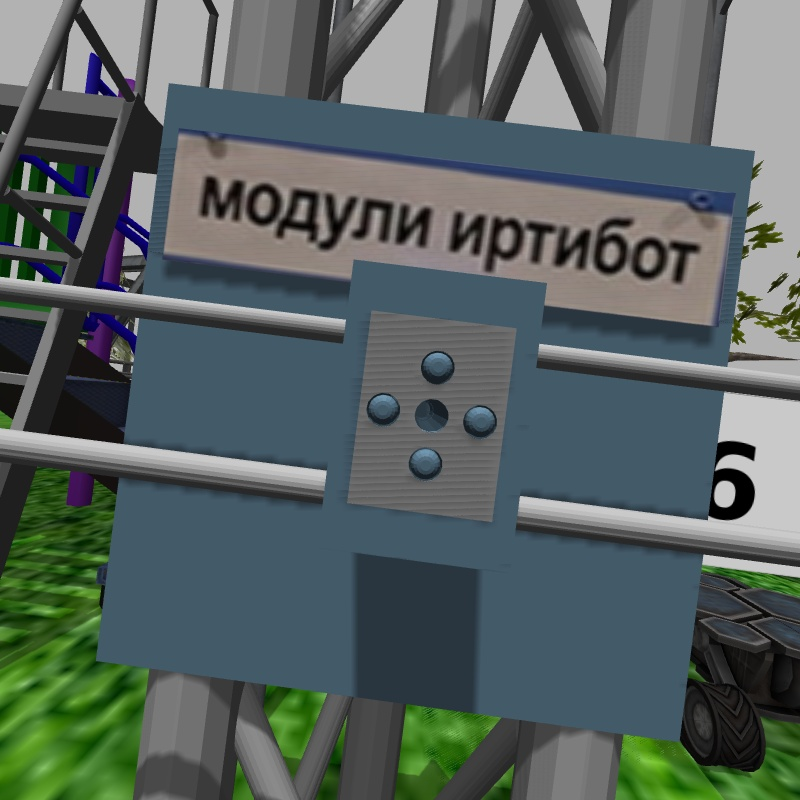
#> input picture cv_machax/5imgc7.jpg, 800 x 800 px
$ python module.py   (older library calls are emulated)
#> lines starting #> are read from the running program, lines starting #| are printed output that depends on the picture; after the words box and inside, x2 and y2 are one past the last pixel; in counts of white or black regions, pixels touching at a corner belong together
#> further down, img is the input picture: shape (800, 800, 3); mean B, G, R 95.2, 97.6, 85.6
import numpy as np
import cv2
from time import time as t

def detect(cv_img) :
	img=cv_img.copy()
	img_hsv=cv2.cvtColor(img,cv2.COLOR_BGR2HSV)
#> img_hsv: shape (800, 800, 3); mean H, S, V 56.2, 62.6, 104.8
	img_gray=cv2.cvtColor(img,cv2.COLOR_BGR2GRAY)

	b,g,r=np.rollaxis(img,2,0)
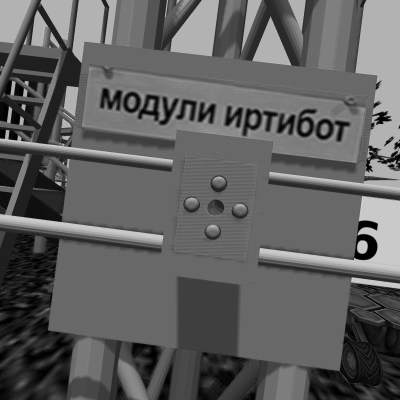
#> b: shape (800, 800) (shown at 1/2 size); min 0, max 229, mean 95.2
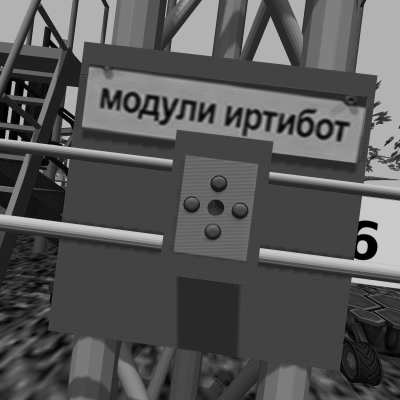
#> r: shape (800, 800) (shown at 1/2 size); min 0, max 208, mean 85.6
	h,s,v=np.rollaxis(img_hsv,2,0)
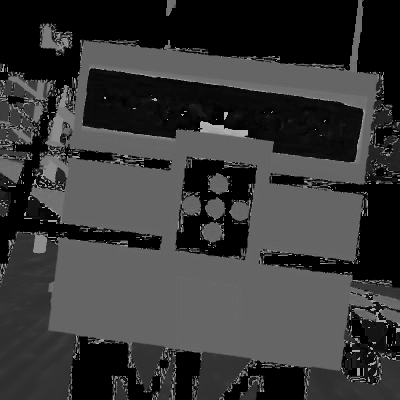
#> h: shape (800, 800) (shown at 1/2 size); min 0, max 178, mean 56.2
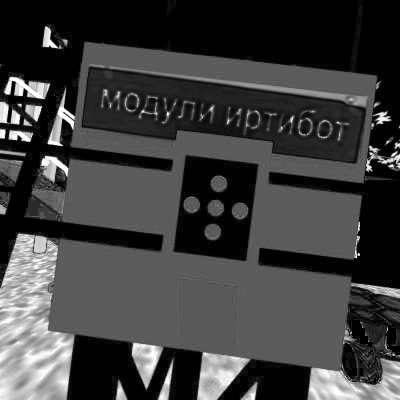
#> s: shape (800, 800) (shown at 1/2 size); min 0, max 255, mean 62.6
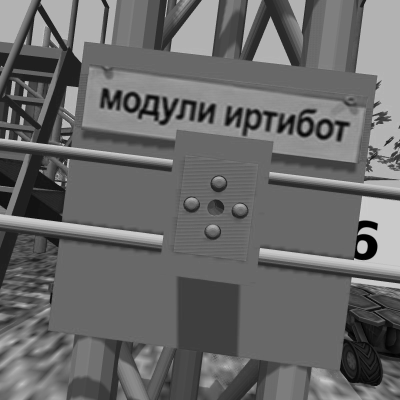
#> v: shape (800, 800) (shown at 1/2 size); min 0, max 229, mean 104.8


	mask_colour=((r-g)^2+(g-b)^2+(b-r)^2)<10
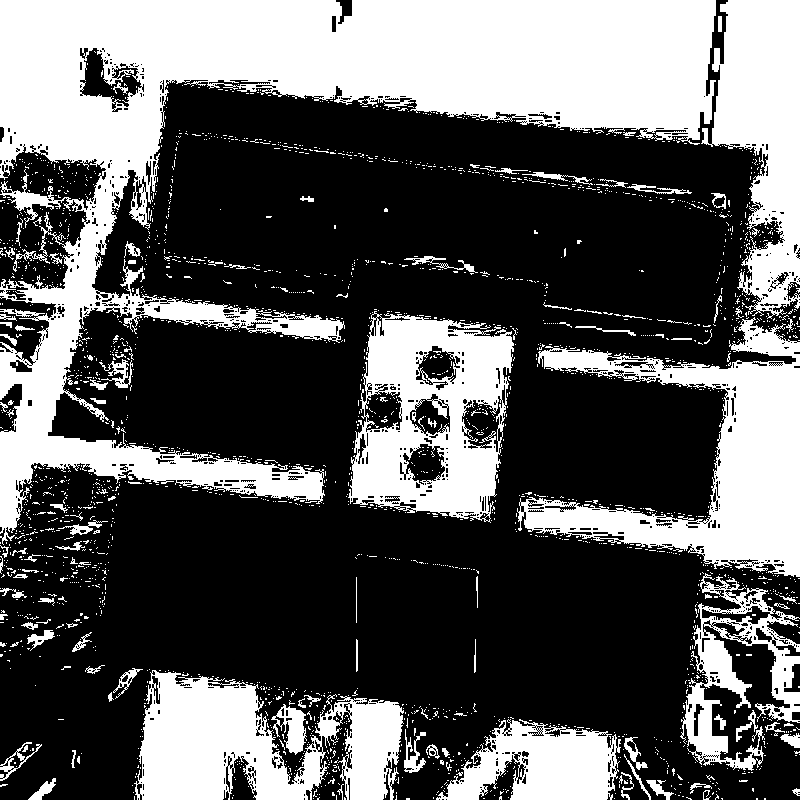
#> mask_colour: shape (800, 800) bool; 36.1% white; 2327 white regions (2214 under 20 px), largest, box (x1, y1, x2, y2) and area: (0, 0, 716, 545) 112582, (517, 317, 800, 577) 26794, (134, 670, 404, 800) 20863
	# mask_blue=(98<=h)*(h<=105)#*mask_colour
	# mask_blue=(mask_blue*255).astype(np.uint8)
	mask_colour=(mask_colour*255).astype(np.uint8)
#> mask_colour: shape (800, 800); 36.1% white; 2327 white regions (2214 under 20 px)
	# print(mask_blue.shape)
	_, contours, hierarchy= cv2.findContours(mask_colour,cv2.RETR_TREE,
	cv2.CHAIN_APPROX_SIMPLE)
#> contours = 3989 contours, 3650 with area under 20; largest, box (x1, y1, x2, y2) and area: (0, 0, 716, 545) 114577, (517, 317, 800, 577) 27421, (348, 311, 514, 523) 26357, (134, 670, 404, 800) 20894, (701, 0, 800, 319) 18338

	i=0
	# mask=np.zeros((800,800,3),np.uint8)
	mask=mask_colour.reshape((800,800,1))
	mask=np.repeat(mask,3,-1)
	print(mask.shape)
#| (800, 800, 3)
	for cnt in contours :
		if 1e3<cv2.contourArea(cnt)<1e5 :
			# cv2.drawContours(mask,[cnt],0,(0,255,0),3)
			hull=cv2.convexHull(cnt)
			# r=input()
			(x,y),(h,w),theta=cv2.minAreaRect(hull)
			# area=cv2.contourArea(hull)
			if 1.0*abs(h*w-cv2.contourArea(hull))/(h*w)<0.05:
				cv2.drawContours(mask,[hull],0,(0,255,0),3)
				# cv2.imshow('mask',mask)
				# cv2.waitKey(0)
				i+=1
#> this loop made 3989 passes
#> (x, y, h, w, theta, i) on pass 2218: (431.1, 415.6, 197.3, 148.6, -82.76, 1)
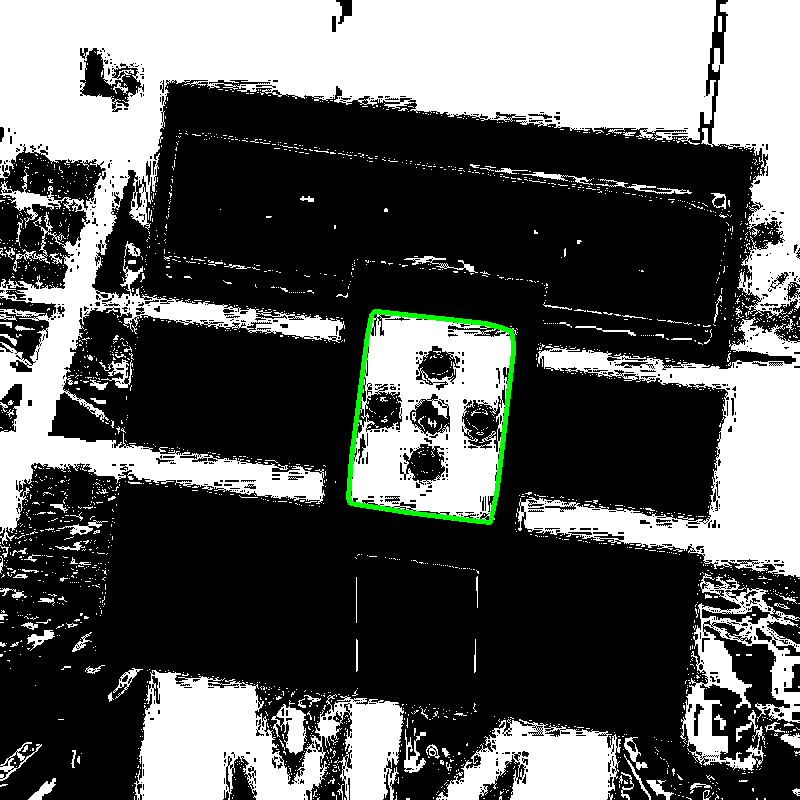
#> mask: shape (800, 800, 3); mean of channels 0, 1, 2 91.7, 93, 91.7; drawn as B, G, R
#> after the loop, i = 1
	print(i)
#| 1
	# mask=np.zeros_like(mask_colour)

	cv2.imshow('mask',mask)
	# cv2.imshow('org',mask_colour)
	cv2.waitKey(0)


if __name__=='__main__':
	img=cv2.imread('5imgc7.jpg')
	tic=t()
	detect(img)
	toc=t()
	print(toc-tic)

$ run again, with cv_machax/5imgb38.jpg copied over cv_machax/5imgc7.jpg
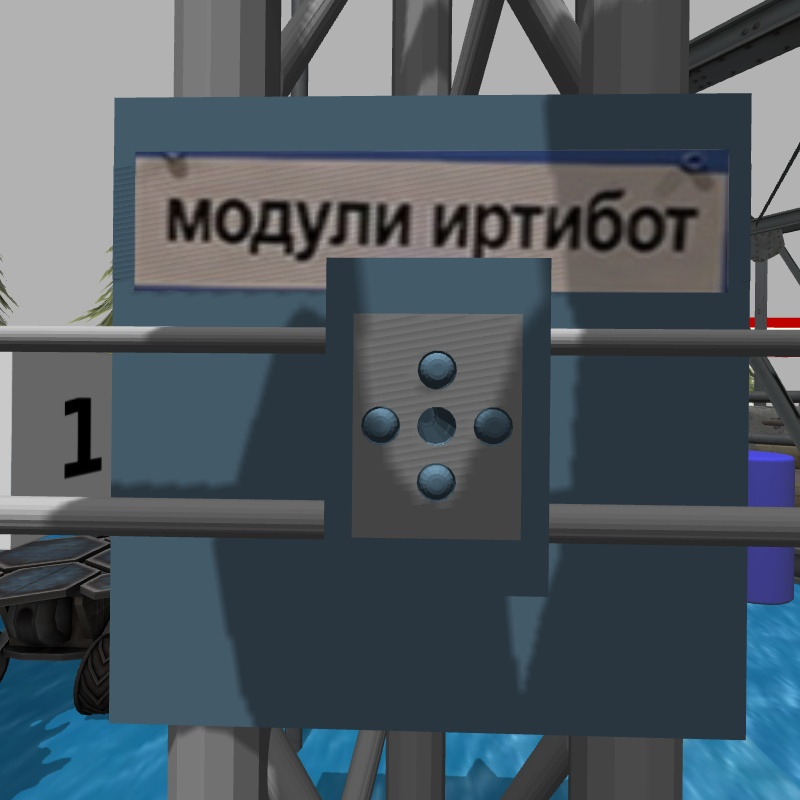
#> input picture cv_machax/5imgb38.jpg, 800 x 800 px
#> img is the input picture: shape (800, 800, 3); mean B, G, R 95.3, 87.6, 76.8
#> img_hsv: shape (800, 800, 3); mean H, S, V 61.6, 58.9, 97
#> in detect, `mask_colour=((r-g)^2+(g-b)^2+(b-r)^2)<10`:
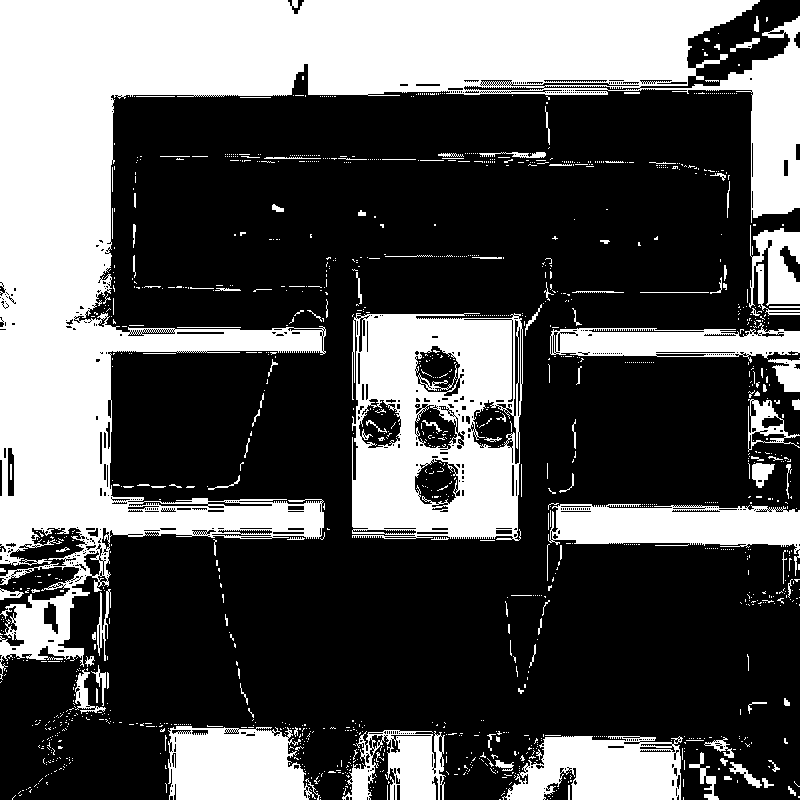
#> mask_colour: shape (800, 800) bool; 33.9% white; 1354 white regions (1224 under 20 px), largest, box (x1, y1, x2, y2) and area: (0, 0, 800, 680) 137607, (352, 313, 523, 541) 27690, (548, 504, 800, 576) 8969
#> contours = 2485 contours, 2245 with area under 20; largest, box (x1, y1, x2, y2) and area: (0, 0, 800, 680) 140777, (352, 313, 523, 541) 36043, (168, 726, 316, 800) 8816, (548, 504, 800, 576) 8784, (502, 736, 683, 800) 8538
#| (800, 800, 3)
#> the loop in detect, `for cnt in contours :` made 2485 passes
#> (x, y, h, w, theta, i) on pass 1163: (437, 426.5, 227, 170, -90, 1)
#> after the loop in detect, `for cnt in contours :`:
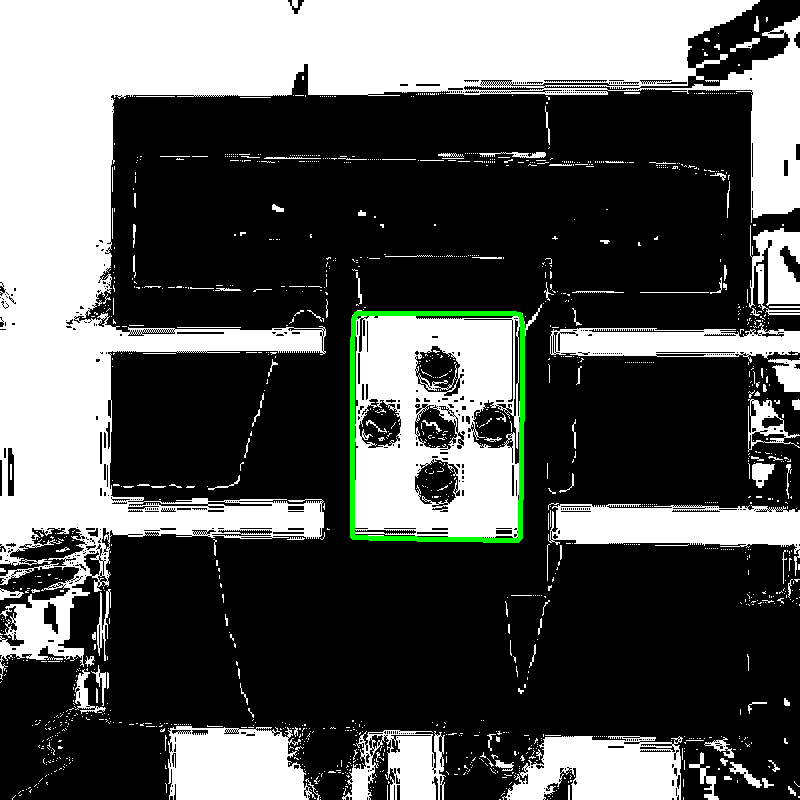
#> mask: shape (800, 800, 3); mean of channels 0, 1, 2 85.9, 87.5, 85.9; drawn as B, G, R
#> after the loop in detect, `for cnt in contours :`: i = 1
#| 1

$ run again, with cv_machax/image.jpg copied over cv_machax/5imgc7.jpg
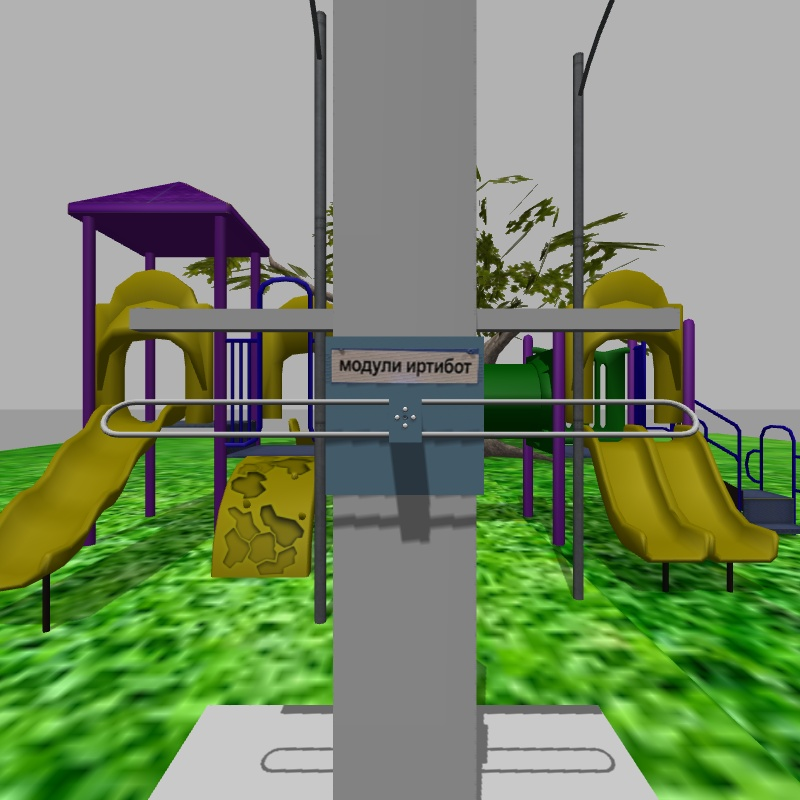
#> input picture cv_machax/image.jpg, 800 x 800 px
#> img is the input picture: shape (800, 800, 3); mean B, G, R 105.3, 139.8, 121.9
#> img_hsv: shape (800, 800, 3); mean H, S, V 33.9, 88, 144.3
#> in detect, `h,s,v=np.rollaxis(img_hsv,2,0)`:
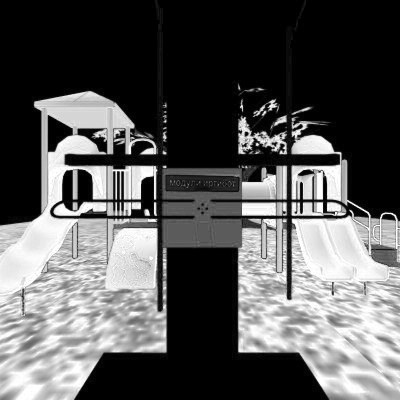
#> s: shape (800, 800) (shown at 1/2 size); min 0, max 255, mean 88
#> in detect, `mask_colour=((r-g)^2+(g-b)^2+(b-r)^2)<10`:
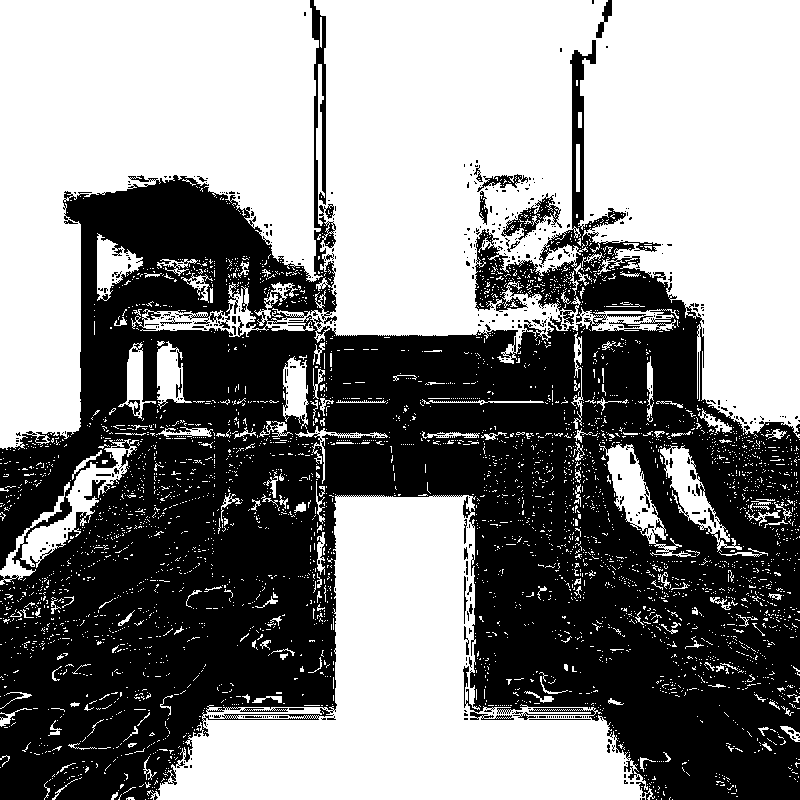
#> mask_colour: shape (800, 800) bool; 53% white; 489 black regions (453 under 20 px), largest, box (x1, y1, x2, y2) and area: (0, 0, 800, 800) 295785, (501, 193, 562, 240) 844, (477, 174, 528, 192) 309
#> contours = 5360 contours, 5122 with area under 20; largest, box (x1, y1, x2, y2) and area: (131, 0, 800, 438) 154604, (0, 0, 323, 450) 82744, (147, 495, 655, 800) 68934, (0, 439, 139, 585) 3652, (599, 444, 696, 557) 2824
#| (800, 800, 3)
#> the loop in detect, `for cnt in contours :` made 5360 passes
#> (x, y, h, w, theta) on passes 2230, 3117, 3174, 3365, 3965: (400.5, 647, 304, 507, -90), (695.1, 501.9, 37.89, 126.5, -28.41), (640.2, 503.8, 43.79, 144.8, -29.58), (69.12, 512.1, 199.4, 42.96, -47.29), (295.5, 392, 72, 25, -90)
#> after the loop in detect, `for cnt in contours :`: i = 0
#| 0
